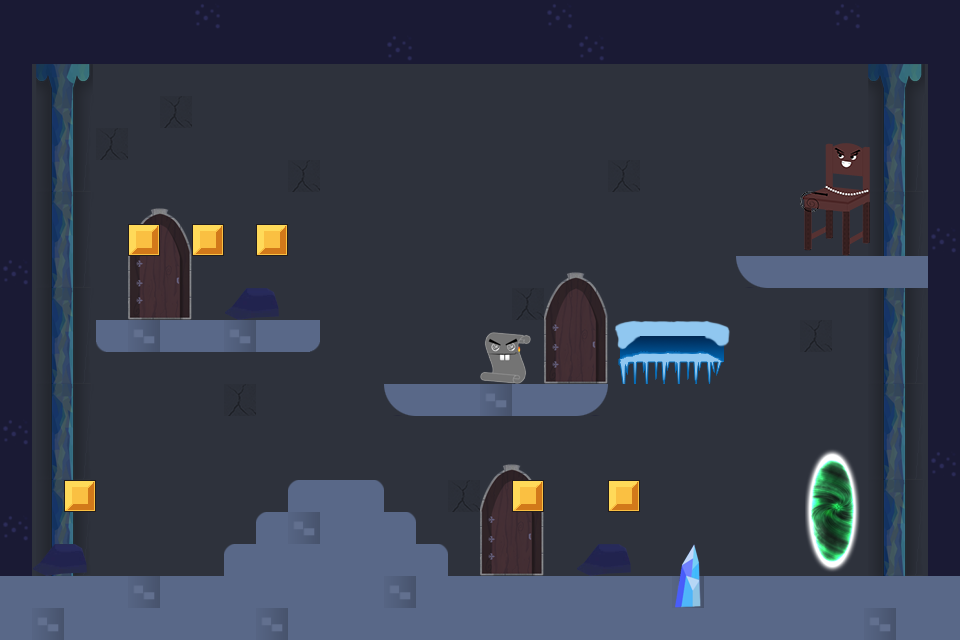

A level layout from a 2D game, rendered from its tile map. Below: a short description, then the map file with tile-grid data replaced by summaries:
An orthogonal 30x20 tile map with 32x32 px tiles, 9 tile layers (background, colonne, porte, piattaforme, ...), 4 tilesets and 1 object (playerSpawn).

<map version="1.0" orientation="orthogonal" renderorder="right-down" width="30" height="20" tilewidth="32" tileheight="32" nextobjectid="2">
 <tileset firstgid="1" name="tilesmap3" tilewidth="32" tileheight="32" tilecount="104" columns="8">
  <image source="tilesmap3.png" width="256" height="416" />
  <tile id="1">
   <properties>
    <property name="HasBody" value="" />
    <property name="bodyType" value="static" />
    <property name="friction" type="float" value="0" />
    <property name="myName" value="env" />
   </properties>
  </tile>
  <tile id="2">
   <properties>
    <property name="HasBody" value="" />
    <property name="bodyType" value="static" />
    <property name="friction" type="float" value="0" />
    <property name="myName" value="env" />
   </properties>
  </tile>
  <tile id="8">
   <properties>
    <property name="HasBody" value="" />
    <property name="bodyType" value="static" />
    <property name="friction" type="float" value="1" />
    <property name="isGround" value="" />
    <property name="myName" value="env" />
   </properties>
  </tile>
  <tile id="24">
   <properties>
    <property name="HasBody" value="" />
    <property name="bodyType" value="static" />
    <property name="friction" type="float" value="1" />
    <property name="isGround" value="" />
    <property name="myName" value="env" />
   </properties>
  </tile>
  <tile id="32">
   <properties>
    <property name="HasBody" value="" />
    <property name="bodyType" value="static" />
    <property name="friction" type="float" value="0" />
    <property name="isGround" value="" />
    <property name="myName" value="env" />
   </properties>
  </tile>
  <tile id="33">
   <properties>
    <property name="HasBody" value="" />
    <property name="bodyType" value="static" />
    <property name="friction" type="float" value="0" />
    <property name="isGround" value="" />
    <property name="myName" value="env" />
   </properties>
  </tile>
  <tile id="34">
   <properties>
    <property name="HasBody" value="" />
    <property name="bodyType" value="static" />
    <property name="friction" type="float" value="0" />
    <property name="isGround" value="" />
    <property name="myName" value="env" />
   </properties>
  </tile>
  <tile id="35">
   <properties>
    <property name="HasBody" value="" />
    <property name="bodyType" value="dynamic" />
    <property name="canBeBroken" value="true" />
   </properties>
  </tile>
  <tile id="36">
   <properties>
    <property name="HasBody" value="" />
    <property name="bodyType" value="dynamic" />
    <property name="canBeBroken" value="true" />
   </properties>
  </tile>
  <tile id="37">
   <properties>
    <property name="HasBody" value="" />
    <property name="bodyType" value="static" />
    <property name="isSensor" value="" />
    <property name="myName" value="end_level" />
   </properties>
  </tile>
  <tile id="38">
   <properties>
    <property name="HasBody" value="" />
    <property name="bodyType" value="static" />
    <property name="isSensor" value="" />
    <property name="myName" value="end_level" />
   </properties>
  </tile>
  <tile id="40">
   <properties>
    <property name="HasBody" value="" />
    <property name="bodyType" value="static" />
    <property name="myName" value="env" />
   </properties>
  </tile>
  <tile id="41">
   <properties>
    <property name="HasBody" value="" />
    <property name="bodyType" value="static" />
    <property name="myName" value="env" />
   </properties>
  </tile>
  <tile id="42">
   <properties>
    <property name="HasBody" value="" />
    <property name="bodyType" value="static" />
    <property name="myName" value="env" />
   </properties>
  </tile>
  <tile id="43">
   <properties>
    <property name="HasBody" value="" />
    <property name="bodyType" value="static" />
    <property name="isSensor" value="true" />
    <property name="myName" value="coin" />
   </properties>
  </tile>
  <tile id="45">
   <properties>
    <property name="HasBody" value="" />
    <property name="bodyType" value="static" />
    <property name="isSensor" value="" />
    <property name="myName" value="end_level" />
   </properties>
  </tile>
  <tile id="46">
   <properties>
    <property name="HasBody" value="" />
    <property name="bodyType" value="static" />
    <property name="isSensor" value="" />
    <property name="myName" value="end_level" />
   </properties>
  </tile>
  <tile id="48">
   <properties>
    <property name="HasBody" value="" />
    <property name="bodyType" value="static" />
    <property name="myName" value="env" />
   </properties>
  </tile>
  <tile id="49">
   <properties>
    <property name="HasBody" value="" />
    <property name="bodyType" value="static" />
    <property name="myName" value="env" />
   </properties>
  </tile>
  <tile id="50">
   <properties>
    <property name="HasBody" value="" />
    <property name="bodyType" value="static" />
    <property name="myName" value="env" />
   </properties>
  </tile>
  <tile id="53">
   <properties>
    <property name="HasBody" value="" />
    <property name="bodyType" value="static" />
    <property name="isSensor" value="" />
    <property name="myName" value="end_level" />
   </properties>
  </tile>
  <tile id="54">
   <properties>
    <property name="HasBody" value="" />
    <property name="bodyType" value="static" />
    <property name="isSensor" value="" />
    <property name="myName" value="end_level" />
   </properties>
  </tile>
  <tile id="56">
   <properties>
    <property name="HasBody" value="" />
    <property name="bodyType" value="static" />
    <property name="isEnemy" value="true" />
    <property name="isInvincible" value="true" />
    <property name="myName" value="nemico" />
   </properties>
  </tile>
  <tile id="61">
   <properties>
    <property name="HasBody" value="" />
    <property name="bodyType" value="static" />
    <property name="isSensor" value="" />
    <property name="myName" value="end_level" />
   </properties>
  </tile>
  <tile id="62">
   <properties>
    <property name="HasBody" value="" />
    <property name="bodyType" value="static" />
    <property name="isSensor" value="" />
    <property name="myName" value="end_level" />
   </properties>
  </tile>
  <tile id="64">
   <properties>
    <property name="HasBody" value="" />
    <property name="bodyType" value="static" />
    <property name="isEnemy" value="true" />
    <property name="isInvincible" value="true" />
    <property name="myName" value="nemico" />
   </properties>
  </tile>
  <tile id="77">
   <properties>
    <property name="HasBody" value="" />
    <property name="bodyType" value="static" />
    <property name="friction" type="float" value="1" />
    <property name="isGround" value="" />
    <property name="myName" value="env" />
   </properties>
  </tile>
  <tile id="78">
   <properties>
    <property name="HasBody" value="" />
    <property name="bodyType" value="static" />
    <property name="friction" type="float" value="1" />
    <property name="isGround" value="" />
    <property name="myName" value="env" />
   </properties>
  </tile>
  <tile id="82">
   <properties>
    <property name="HasBody" value="" />
    <property name="bodyType" value="static" />
    <property name="friction" type="float" value="1" />
    <property name="isGround" value="" />
    <property name="myName" value="env" />
   </properties>
  </tile>
  <tile id="83">
   <properties>
    <property name="HasBody" value="" />
    <property name="bodyType" value="static" />
    <property name="friction" type="float" value="1" />
    <property name="isGround" value="" />
    <property name="myName" value="env" />
   </properties>
  </tile>
  <tile id="85">
   <properties>
    <property name="HasBody" value="" />
    <property name="bodyType" value="static" />
    <property name="friction" type="float" value="1" />
    <property name="isGround" value="" />
    <property name="myName" value="env" />
   </properties>
  </tile>
  <tile id="86">
   <properties>
    <property name="HasBody" value="" />
    <property name="bodyType" value="static" />
    <property name="friction" type="float" value="1" />
    <property name="isGround" value="" />
    <property name="myName" value="env" />
   </properties>
  </tile>
 </tileset>
 <tileset firstgid="105" name="sedia" tilewidth="70" tileheight="113" tilecount="1" columns="1">
  <image source="sedia.png" width="70" height="113" />
  <tile id="0">
   <properties>
    <property name="HasBody" value="" />
    <property name="bodyType" value="dynamic" />
    <property name="friction" type="float" value="1" />
    <property name="isEnemy" value="true" />
    <property name="isInvincible" value="false" />
    <property name="lives" type="int" value="5" />
   </properties>
  </tile>
 </tileset>
 <tileset firstgid="106" name="paper" tilewidth="51" tileheight="52" tilecount="1" columns="1">
  <image source="paper.png" width="51" height="52" />
  <tile id="0">
   <properties>
    <property name="HasBody" value="" />
    <property name="bodyType" value="dynamic" />
    <property name="friction" type="float" value="1" />
    <property name="isEnemy" value="true" />
    <property name="isInvincible" value="false" />
    <property name="lives" type="int" value="3" />
   </properties>
  </tile>
 </tileset>
 <tileset firstgid="107" name="tileset-platformer" tilewidth="32" tileheight="32" tilecount="102" columns="6">
  <image source="tileset-platformer.png" width="192" height="544" />
  <tile id="12">
   <properties>
    <property name="HasBody" value="" />
    <property name="bodyType" value="static" />
    <property name="bounce" value="1" />
   </properties>
  </tile>
  <tile id="14">
   <properties>
    <property name="HasBody" value="" />
    <property name="bodyType" value="static" />
    <property name="bounce" value="1" />
   </properties>
  </tile>
  <tile id="62">
   <properties>
    <property name="HasBody" value="" />
    <property name="bodyType" value="static" />
    <property name="isSensor" value="true" />
    <property name="myName" value="coin" />
   </properties>
  </tile>
 </tileset>
 <layer name="background" width="30" height="20">
  <data>[600 cells, 600 non-empty, 2 distinct tile ids]</data>
 </layer>
 <layer name="colonne" width="30" height="20">
  <data>[600 cells, 64 non-empty, 8 distinct tile ids]</data>
 </layer>
 <layer name="porte" width="30" height="20">
  <data>[600 cells, 24 non-empty, 8 distinct tile ids]</data>
 </layer>
 <layer name="piattaforme" width="30" height="20">
  <data>[600 cells, 104 non-empty, 15 distinct tile ids]</data>
 </layer>
 <layer name="muri" width="30" height="20">
  <data>[600 cells, 92 non-empty, 2 distinct tile ids]</data>
 </layer>
 <layer name="rocce" width="30" height="20">
  <data>[600 cells, 11 non-empty, 3 distinct tile ids]</data>
 </layer>
 <layer name="spuntoni" width="30" height="20">
  <data>[600 cells, 2 non-empty, 2 distinct tile ids]</data>
 </layer>
 <layer name="endgame" width="30" height="20">
  <data>[600 cells, 8 non-empty, 8 distinct tile ids]</data>
 </layer>
 <layer name="nemico" width="30" height="20">
  <data>[600 cells, 2 non-empty, 2 distinct tile ids]</data>
 </layer>
 <objectgroup name="playerSpawn">
  <object id="1" name="playerSpawn" x="163" y="448" width="32" height="32" />
 </objectgroup>
</map>
